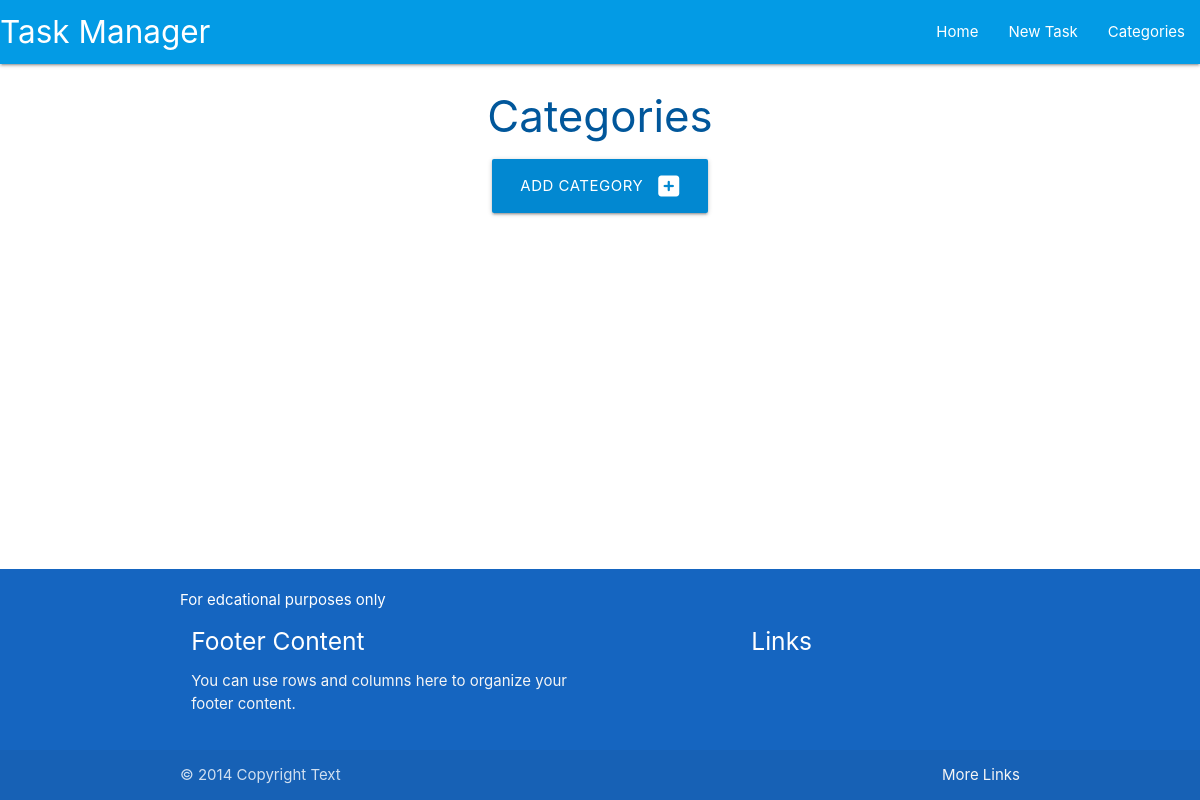
Page /categories on the earlier database version.
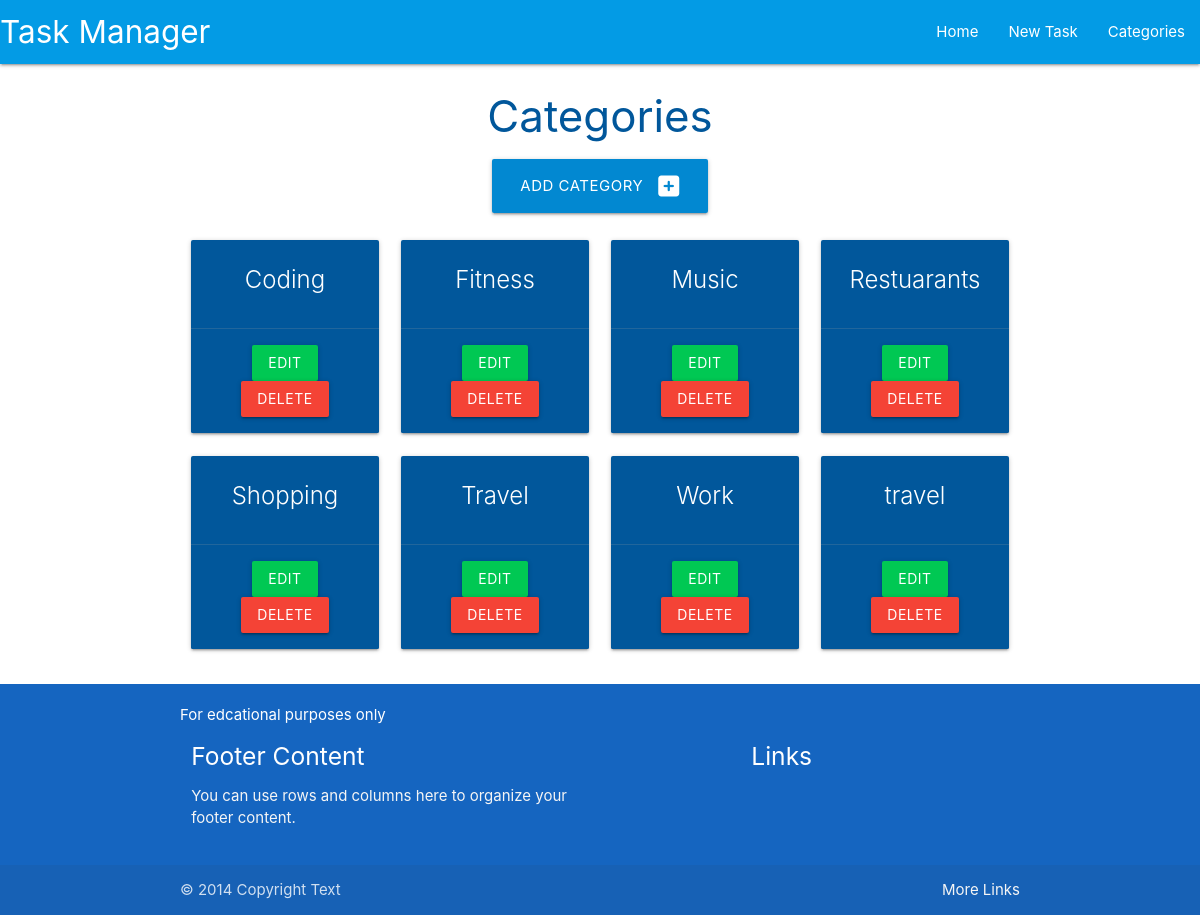
Same page on the later database version.
### taskmanager/models.py (models this page shows, shortened)
class Category(db.Model):
    id=db.Column(db.Integer,primary_key=True)
    category_name=db.Column(db.String(25),unique=True,nullable=False)
    tasks=db.relationship("Task",backref="category",cascade="all,delete",lazy=True)

### taskmanager/routes.py (the view)
@app.route("/categories")
def categories():
    categories = list(Category.query.order_by(Category.category_name).all())
    return render_template("categories.html",categories=categories)

### taskmanager/templates/categories.html
{% extends "base.html" %}
{% block content %}
<h3 class="light-blue-text text-darken-4 center-align">Categories</h3>
<div class="row">
    <div class="col s12 center-align">
        <a href="{{url_for('add_category')}}" class="btn-large light-blue darken-2">Add Category <i
                class="fas fa-plus-square right"></i></a>
    </div>
</div>
<div class="row">
    {% for category in categories %}
    <div class="col s12 m6 l3">
        <div class="card light-blue darken-4 center-align">
            <div class="card-content white-text">
                <span class="card-title">{{category.category_name}}</span>
            </div>
            {% if category.owner == session.user %}
            <div class="card-action">
                <a href="{{url_for('edit_category',category_id=category.id)}}" class="btn green accent-4">Edit</a>
                <a href="{{url_for('delete_category',category_id=category.id)}}"
                    class="btn red modal-trigger">Delete</a>
</div>
                {% endif %}
            </div>
        </div>
        {% endfor %}
    </div>
    {% endblock %}

### taskmanager/templates/base.html (shortened to what this page needs)
<!DOCTYPE html>
<html lang="en">
<head>
     <link rel="stylesheet" href="https://cdnjs.cloudflare.com/ajax/libs/materialize/1.0.0/css/materialize.min.css">
<link rel="stylesheet" href="{{url_for('static', filename='css/style.css')}}" type="text/css">
    </head>
<body>
    <header>
    <nav class="light-blue darken-1">
        <div class="nav-wrapper">
          <a href="{{url_for('home')}}" class="brand-logo">Task Manager</a>
          <ul class="right hide-on-med-and-down">
            <li><a href="{{url_for('home')}}">Home</a></li>
            <li><a href="{{url_for('add_task')}}">New Task</a></li>
            <li><a href="{{url_for('categories')}}">Categories</a></li>
          </ul>
        </div>
      </nav>
      </header>
  <main class="container">
{% block content %}
{% endblock %}
  </main>
  <footer class="page-footer blue darken-3">
    <div class="container">
        For edcational purposes only
      <div class="row">
        <div class="col l6 s12">
          <h5 class="white-text">Footer Content</h5>
          <p class="grey-text text-lighten-4">You can use rows and columns here to organize your footer content.</p>
        </div>
        <div class="col l4 offset-l2 s12">
          <h5 class="white-text">Links</h5>
        </div>
      </div>
    </div>
    <div class="footer-copyright">
      <div class="container">
      © 2014 Copyright Text
      <a class="grey-text text-lighten-4 right" href="#!">More Links</a>
      </div>
    </div>
  </footer>
</body>
</html>

### taskmanager/static/css/style.css (style rules this page uses)
body { display: flex; min-height: 100vh; flex-direction: column; }
main { flex: 1 0 auto; }

Differences in the rows shown:
added Category: category_name "Coding"
added Category: category_name "Fitness"
added Category: category_name "Music"
added Category: category_name "Restuarants"
added Category: category_name "Shopping"
added Category: category_name "Travel"
added Category: category_name "Work"
added Category: category_name "travel"
